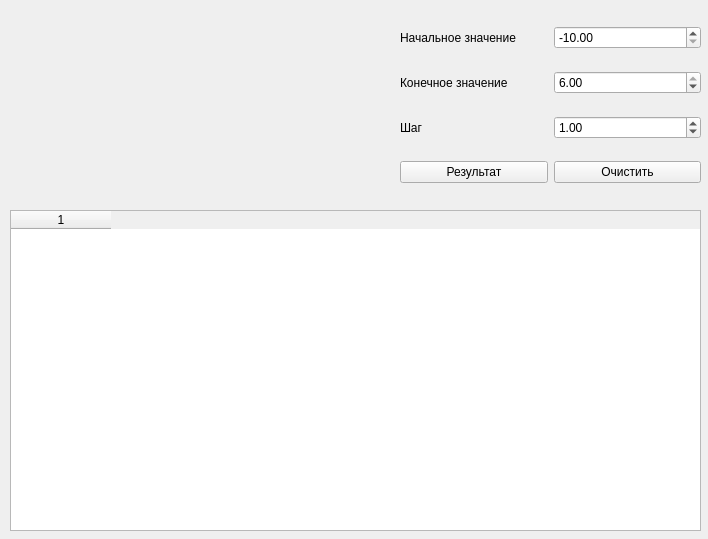
<?xml version="1.0" encoding="UTF-8"?>
<ui version="4.0">
 <class>Form</class>
 <widget class="QWidget" name="Form">
  <property name="geometry">
   <rect>
    <x>0</x>
    <y>0</y>
    <width>708</width>
    <height>539</height>
   </rect>
  </property>
  <property name="minimumSize">
   <size>
    <width>708</width>
    <height>539</height>
   </size>
  </property>
  <property name="maximumSize">
   <size>
    <width>708</width>
    <height>539</height>
   </size>
  </property>
  <property name="windowTitle">
   <string>Вычисление значений функции</string>
  </property>
  <widget class="QLabel" name="labelGraph">
   <property name="geometry">
    <rect>
     <x>10</x>
     <y>10</y>
     <width>371</width>
     <height>171</height>
    </rect>
   </property>
   <property name="text">
    <string/>
   </property>
   <property name="pixmap">
    <pixmap>graph.png</pixmap>
   </property>
   <property name="scaledContents">
    <bool>true</bool>
   </property>
  </widget>
  <widget class="QWidget" name="gridLayoutWidget">
   <property name="geometry">
    <rect>
     <x>400</x>
     <y>10</y>
     <width>301</width>
     <height>191</height>
    </rect>
   </property>
   <layout class="QGridLayout" name="gridControl">
    <item row="2" column="1">
     <widget class="QDoubleSpinBox" name="boxStep">
      <property name="decimals">
       <number>2</number>
      </property>
      <property name="minimum">
       <double>0.000000000000000</double>
      </property>
      <property name="maximum">
       <double>16.000000000000000</double>
      </property>
      <property name="value">
       <double>1.000000000000000</double>
      </property>
     </widget>
    </item>
    <item row="1" column="0">
     <widget class="QLabel" name="labelEndValue">
      <property name="text">
       <string>Конечное значение</string>
      </property>
     </widget>
    </item>
    <item row="0" column="0">
     <widget class="QLabel" name="labelStartValue">
      <property name="font">
       <font>
        <family>.AppleSystemUIFont</family>
       </font>
      </property>
      <property name="text">
       <string>Начальное значение</string>
      </property>
     </widget>
    </item>
    <item row="0" column="1">
     <widget class="QDoubleSpinBox" name="boxStartValue">
      <property name="decimals">
       <number>2</number>
      </property>
      <property name="minimum">
       <double>-10.000000000000000</double>
      </property>
      <property name="maximum">
       <double>6.000000000000000</double>
      </property>
      <property name="value">
       <double>-10.000000000000000</double>
      </property>
     </widget>
    </item>
    <item row="2" column="0">
     <widget class="QLabel" name="labelStep">
      <property name="text">
       <string>Шаг</string>
      </property>
     </widget>
    </item>
    <item row="1" column="1">
     <widget class="QDoubleSpinBox" name="boxEndValue">
      <property name="decimals">
       <number>2</number>
      </property>
      <property name="minimum">
       <double>-10.000000000000000</double>
      </property>
      <property name="maximum">
       <double>6.000000000000000</double>
      </property>
      <property name="value">
       <double>6.000000000000000</double>
      </property>
     </widget>
    </item>
    <item row="3" column="0">
     <widget class="QPushButton" name="buttonResult">
      <property name="text">
       <string>Результат</string>
      </property>
     </widget>
    </item>
    <item row="3" column="1">
     <widget class="QPushButton" name="buttonClear">
      <property name="text">
       <string>Очистить</string>
      </property>
     </widget>
    </item>
   </layout>
  </widget>
  <widget class="QTableWidget" name="table">
   <property name="geometry">
    <rect>
     <x>10</x>
     <y>210</y>
     <width>691</width>
     <height>321</height>
    </rect>
   </property>
   <property name="autoFillBackground">
    <bool>false</bool>
   </property>
   <property name="verticalScrollBarPolicy">
    <enum>Qt::ScrollBarAsNeeded</enum>
   </property>
   <property name="sizeAdjustPolicy">
    <enum>QAbstractScrollArea::AdjustIgnored</enum>
   </property>
   <property name="sortingEnabled">
    <bool>false</bool>
   </property>
   <property name="rowCount">
    <number>0</number>
   </property>
   <property name="columnCount">
    <number>1</number>
   </property>
   <attribute name="horizontalHeaderVisible">
    <bool>true</bool>
   </attribute>
   <attribute name="horizontalHeaderCascadingSectionResizes">
    <bool>false</bool>
   </attribute>
   <attribute name="horizontalHeaderShowSortIndicator" stdset="0">
    <bool>false</bool>
   </attribute>
   <attribute name="horizontalHeaderStretchLastSection">
    <bool>false</bool>
   </attribute>
   <column/>
   <column/>
  </widget>
 </widget>
 <resources/>
 <connections/>
</ui>
